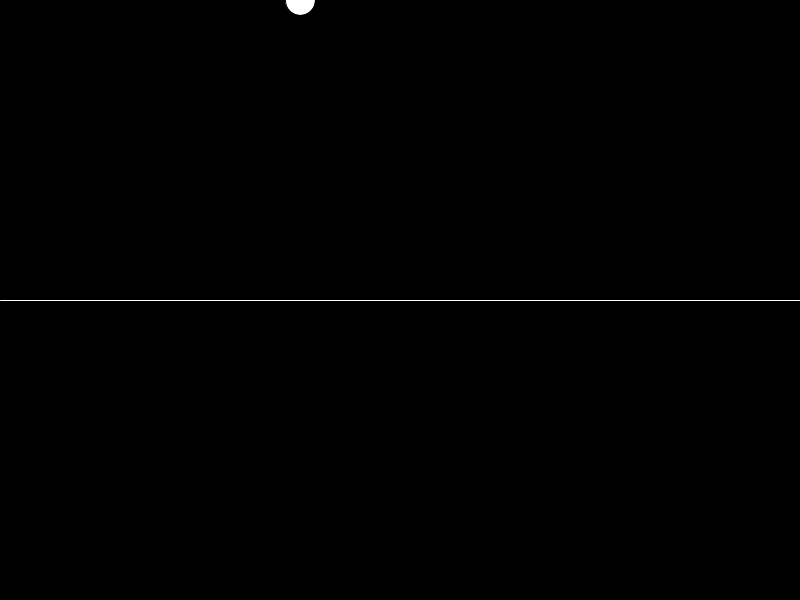
Frame 1 (no input)
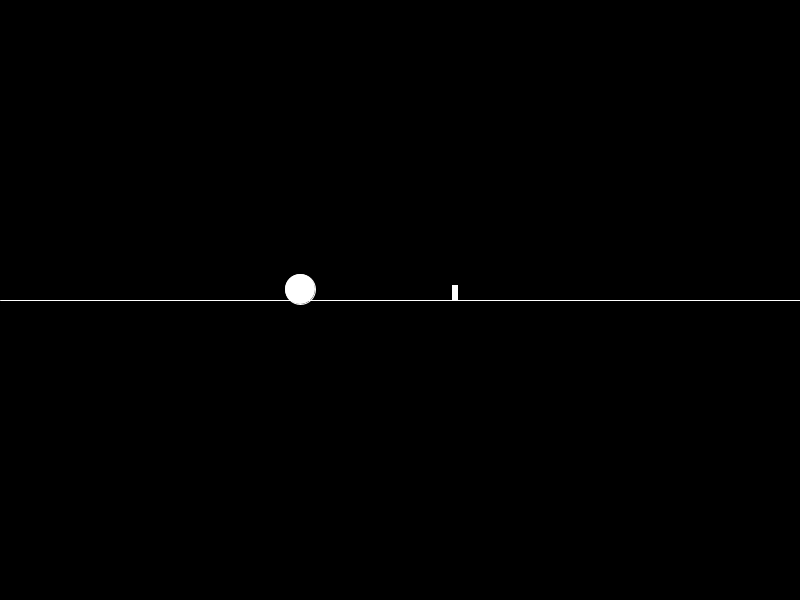
Frame 60 (the mouse pressed at the canvas centre just before this capture)
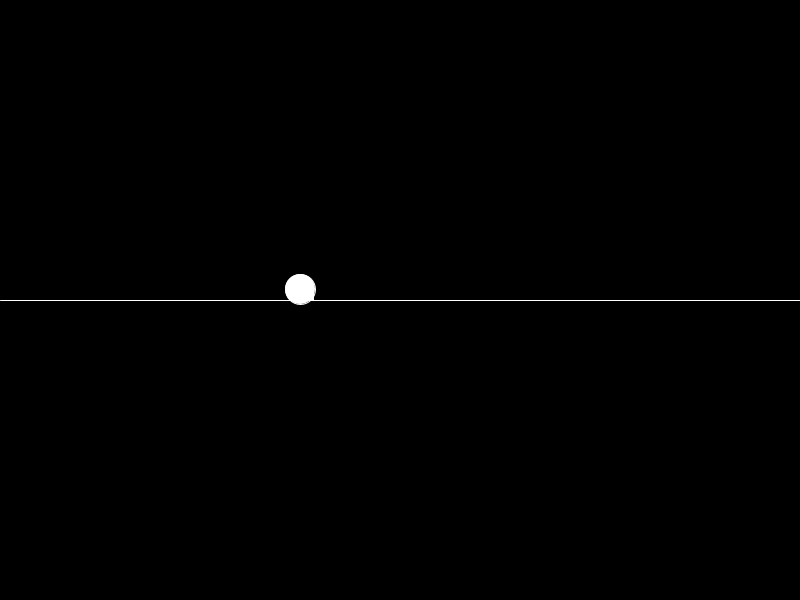
Frame 120 (the mouse held since frame 60 and released just before this capture)

The Processing sketch that drew these frames (run headless with seeded random() and noise(); from frame 60 on, the mouse is pressed at the canvas centre):

// Processing sketch: Practice_10_Chrome_Game
// ── Practice_10_Chrome_Game.pde
int x = 300;
int y =0;
float drop = 1;

int now_time = 0;
int interval;

boolean game_over = false;

ArrayList<wall> walls = new ArrayList <wall>();

void setup() {
  size(800, 600);
  now_time = millis();
}

void draw() {
  background(0);

  if (millis() - now_time > interval) {
    walls.add(new wall());
    now_time = millis();
    interval = int (random(500, 2000));
    print ("w");
  }

  ellipse(x, y, 30, 30);
  stroke(255);
  line(0, height/2, width, height/2);
  if (y + drop < height/2) {
    y += drop;
    drop += 0.5;
  }

  for (int i = 0; i<walls.size(); i++) {
    wall myWall = walls.get(i);
    myWall.update();

    if (game_over == false) {
      myWall.move();
    }
    if (myWall.del == true) {
      walls.remove(i);
    }
  }
}

void keyPressed() {
  drop = -10;
}
// ── class_wall.pde
class wall {
  int xpos = width;
  int ypos = height/2;
  int h;
  int speed = int(random(4,8));
  boolean del = false;

  wall() {
    h = int(random (10, 30));
  }
  
  
  void update() {
    rect(xpos,ypos-h,5,h);
    
    if (dist(x,y,xpos,ypos) <15){
      println("Game Over");
      game_over = true;
    }
  }
  
  void move() {
    xpos -= speed;
    if (xpos < -5) {
      del = true;
    }
  }
}
